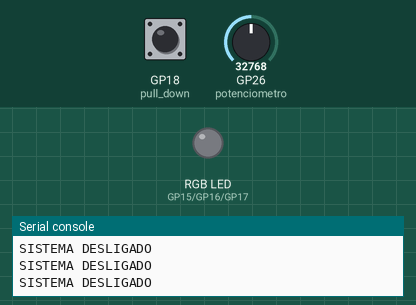
Bench run of a program on a simulated Raspberry Pi Pico running MicroPython. On the bench: an RGB LED mixed from three pins (HIGH = lit), the last lines printed to the serial console. Inputs (shaded band) come from the test bench; at power-on: GP18 (pull_down) LOW, GP26 (potenciometro) = 32768 (analog values on the 0–65535 scale). Dim RGB values are drawn brighter than linear.

Above: at 1.2 s.
1.3 s: GP18 (pull_down) pulled HIGH for 0.6 s
At 2.3 s:
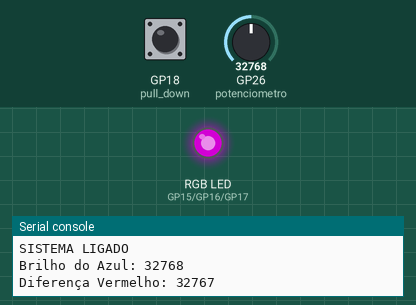
4.0 s: GP18 (pull_down) pulled HIGH for 3.2 s
At 9.1 s:
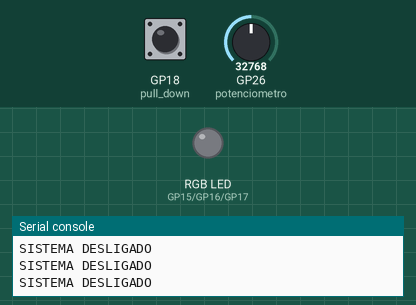
Timing chart, 0 to 10.6 s (numbered marks = the images above; inputs shaded):
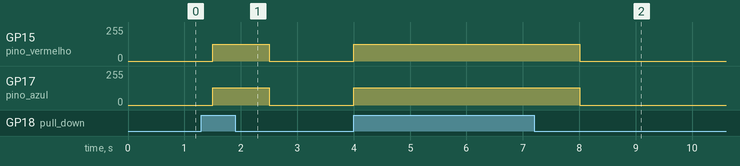

The program:

MIGUEL-BERTANHA-TAVARES-DE-OLIVEIRA.py.py
```python
from machine import Pin, PWM, ADC
from utime import sleep


potenciometro = ADC(26)
pull_down = Pin(18, Pin.IN)

pino_vermelho = PWM(Pin(15))
pino_vermelho.freq(1000)

pino_verde = PWM(Pin(16))
pino_verde.freq(1000)

pino_azul = PWM(Pin(17))
pino_azul.freq(1000)

pino_azul.duty_u16(0)
pino_verde.duty_u16(0)
pino_vermelho.duty_u16(0)

pull_down = Pin(18, Pin.IN)
ultimo_estado_botao = 0

while True:
    estado_atual_botao = pull_down.value()

    # Detecta mudança de 0 para 1 (borda de subida)
    if estado_atual_botao == 1 and ultimo_estado_botao == 0:
        valor_pot = potenciometro.read_u16()
        print("SISTEMA LIGADO")
        pino_azul.duty_u16(valor_pot)
        pino_vermelho.duty_u16( 65535 - valor_pot)
        print("Brilho do Azul:", valor_pot)
        print("Diferença Vermelho:", 65535 - valor_pot)
        sleep(0.5)

    else:
        print("SISTEMA DESLIGADO")
        pino_azul.duty_u16(0)
        pino_vermelho.duty_u16(0)
    sleep(0.5)


while True:
    #Variavel que armazenará o estado do botão
    estado_botao = pull_down.value()
    #if estado_botao == 1:
    if estado_botao == 0:
        print("SISTEMA DESLIGADO")

    else:
        print("SISTEMA LIGADO")
            # Lê o valor do potenciômetro (retorna um valor entre 0 e 65535)
        valor_pot = potenciometro.read_u16()

            # Aplica o valor lido diretamente no brilho da cor Vermelha
        pino_azul.duty_u16(valor_pot)
        pino_vermelho.duty_u16( 65535 - valor_pot)

            # Opcional: Imprime no console para você ver os valores
        print("Brilho do Azul:", valor_pot)
        print("Diferença Vermelho:", 65535 - valor_pot)

            # Pequeno atraso para não sobrecarregar o processador
        sleep(0.5)

    sleep(0.5)
```

Measured:
- after the input at 1.3 s, GP15 (pino_vermelho): 0/255 → 127/255 after 0.20 s, → 0/255 1.0 s later; GP17 (pino_azul): 0/255 → 128/255 after 0.20 s, → 0/255 1.0 s later
- after the input at 4.0 s, GP15 (pino_vermelho): 0/255 → 127/255 at once, → 0/255 4.0 s later; GP17 (pino_azul): 0/255 → 128/255 at once, → 0/255 4.0 s later
